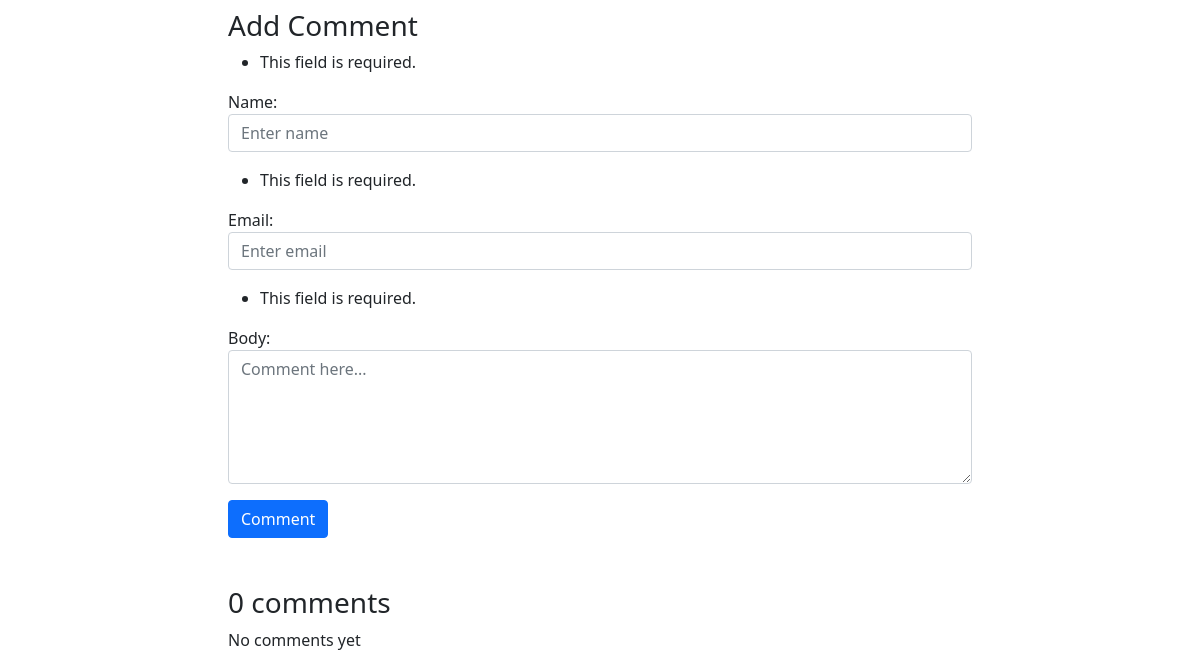
The page /test-post/ (lower part) on the database as committed earlier.
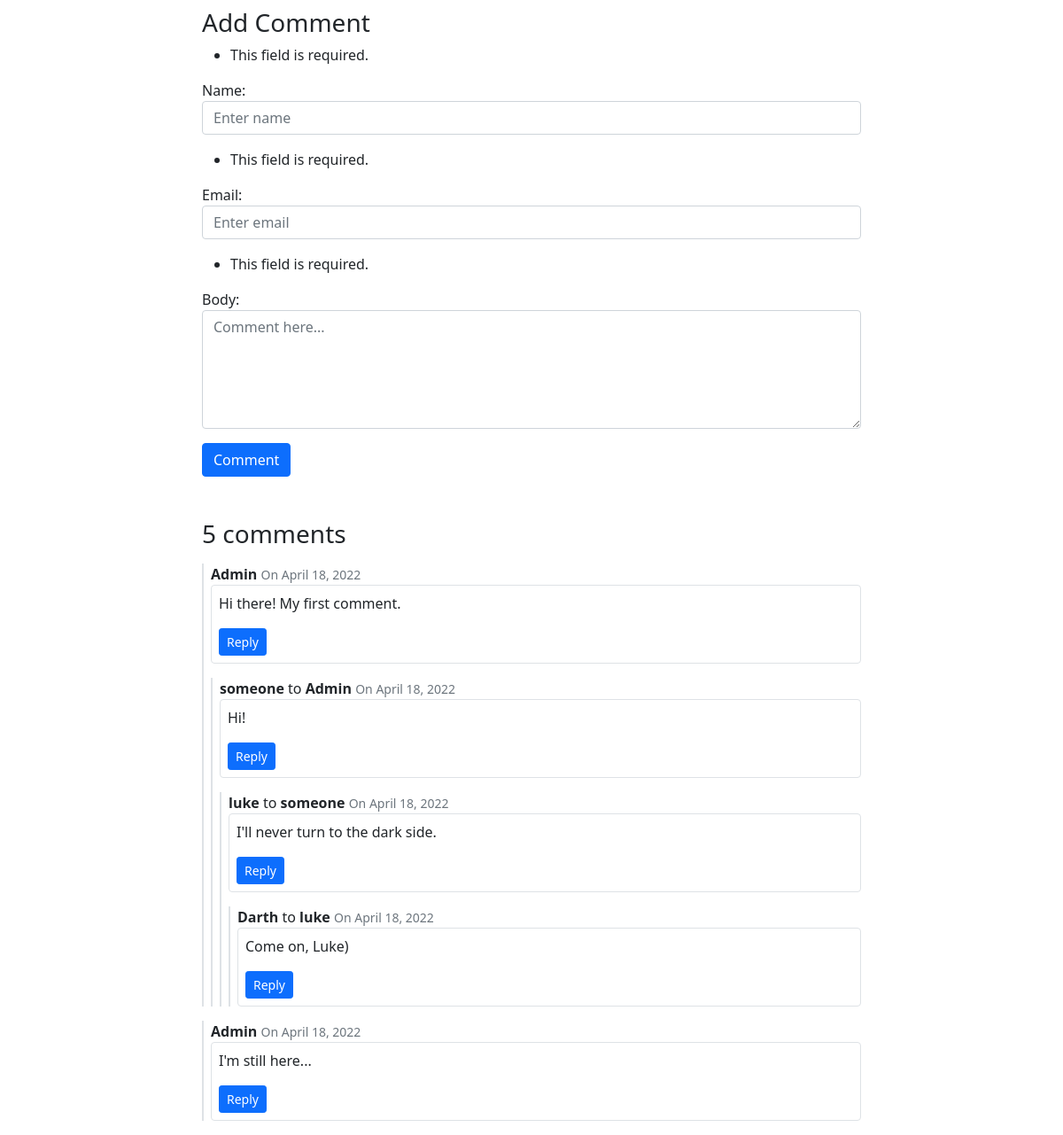
The same page on the database as committed later.
### post/models.py (models this page shows, shortened)
class Comment(models.Model):
    post = models.ForeignKey(Post, on_delete=models.CASCADE, related_name='comments')
    name = models.CharField(max_length=50)
    email = models.EmailField()
    parent = models.ForeignKey('self', null=True, blank=True, on_delete=models.CASCADE)
    body = models.TextField()
    created = models.DateTimeField(auto_now_add=True)
    updated = models.DateTimeField(auto_now=True)
    active = models.BooleanField(default=True)
    class Meta:
        ordering = ('created',)
    def get_comments(self):
        return Comment.objects.filter(parent=self).filter(active=True)

### post/views.py (the view, shortened to what this page needs)
# urls.py: path('<slug:post>/', views.post_detail, name="post_detail"),
def post_detail(request, post):
    post = get_object_or_404(Post,slug=post,status='published')
    comments = post.comments.filter(active=True)
    new_comment = None
    comment_form = CommentForm(data=request.POST) #test
    return render(request, 'post_detail.html',{'post':post,'comments':comments,'comment_form':comment_form})

### post/forms.py
class CommentForm(forms.ModelForm):
    class Meta:
        model = Comment
        fields = ('name', 'email', 'body')
    def __init__(self, *args, **kwargs):
        super(CommentForm, self).__init__(*args, **kwargs)
        self.fields['name'].widget.attrs = {'placeholder': 'Enter name','class':'form-control'}
        self.fields['email'].widget.attrs = {'placeholder': 'Enter email', 'class':'form-control'}
        self.fields['body'].widget.attrs = {'placeholder': 'Comment here...', 'class':'form-control', 'rows':'5'}

### post/models.py (called while the page is built)
    def get_absolute_url(self):
        return reverse('post:post_detail',args=[self.slug])

    def get_comments(self):
        return self.comments.filter(parent=None).filter(active=True)

### templates/post_detail.html (shortened to what this page needs)
{% extends 'base.html' %}
{% block content %}
        <h3>Add Comment</h3>
        <form method="post" action="">
            {{ comment_form.as_p }}
            <button type="submit" class="btn btn-primary">Comment</button>
        </form>
        {% with comments.count as total_comments %}
            <h3 class="mt-5">
                {{ total_comments }} comment{{ total_comments|pluralize }}
            </h3>
        {% endwith %}
        {% if not post.comments.all %}
            No comments yet
        {% else %}
            {% for comment in post.get_comments %}
                {% include 'comment.html' with comment=comment %}
            {% endfor %}
        {% endif %}
{% endblock content %}

### templates/comment.html (shortened to what this page needs)
<div class="border-0 border-start border-2 ps-2" id="{{comment.id}}">
        <div class="mt-3">
            <strong>{{comment.name}}</strong>
            {% if  comment.parent.name%} to <strong>{{comment.parent.name}}</strong>{% endif %}
            <small class="text-muted">On {{ comment.created.date }}</small>
        </div>
        <div class="border p-2 rounded">
            <p>{{comment.body}}</p>
            <button class="btn btn-primary btn-sm" onclick="handleReply({{comment.id}})">Reply</button>
        </div>
        {% for comment in comment.get_comments %}
            {% include 'comment.html' with comment=comment %}
        {% endfor %}
</div>

Rows that differ between the two databases and show on the page:
added Comment: name "Admin", created "April 18, 2022", body "Hi there! My first comment.", shown under "5 comments"
added Comment: name "someone", parent.name "Admin", created "April 18, 2022", body "Hi!"
added Comment: name "luke", parent.name "someone", created "April 18, 2022", body "I'll never turn to the dark side."
added Comment: name "Darth", parent.name "luke", created "April 18, 2022", body "Come on, Luke)"
added Comment: name "Admin", created "April 18, 2022", body "I'm still here...", shown under "5 comments"
Other text that changed with them:
{{ total_comments }}: "0" → "5"
text no longer shown: "No comments yet"
